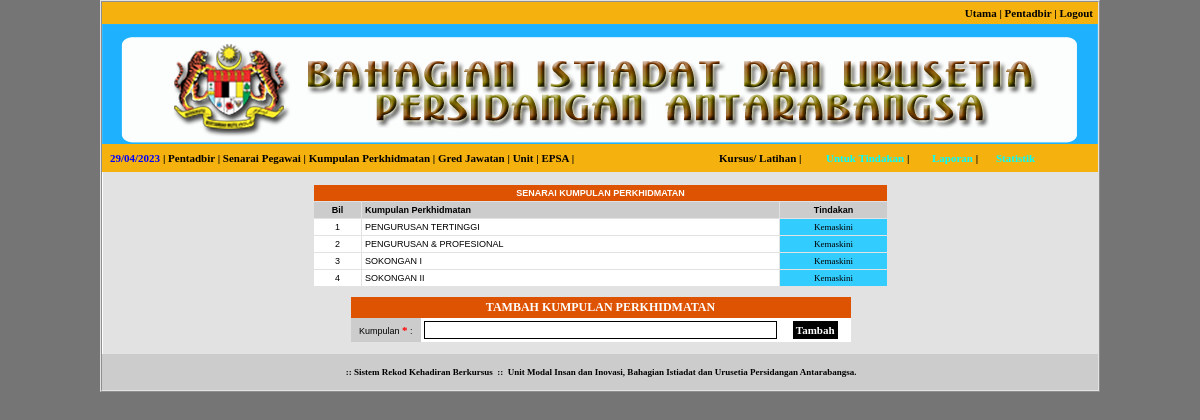
The app's page /admin/index.php?modul=kumpulan&menu=senarai (signed in) with its own data.
### tables this page shows
CREATE TABLE IF NOT EXISTS `kumpulan` (
  `pid` int(11) NOT NULL,
  `pids` varchar(32) NOT NULL,
  `pdelete` int(11) NOT NULL DEFAULT '1',
  `kumpulan` varchar(255) NOT NULL,
  PRIMARY KEY (`pids`),
  KEY `pids` (`pids`)
);

### inc/fungsi.php (called while the page is built, shortened)
<?php
function output1($str) {
	if(!get_magic_quotes_gpc()) {
		$str = stripslashes($str);
	}
	return $str;
}
?>

### tmp/admin/kumpulan_senarai.php (the view, shortened to what this page needs)
<table width="995" cellspacing="0" cellpadding="2" border="0">
    <tr>
        <td align="center" valign="top" bgcolor="#E2E2E2">
          <br />
          <table width="575" border="1" cellspacing="0" cellpadding="3" style="border-collapse: collapse">
            <tr class="text2">
              <td colspan="3" align="center" bgcolor="#DE5302">SENARAI KUMPULAN PERKHIDMATAN</td>
            </tr>
            <tr class="text1">
              <td width="41" align="center" bgcolor="#CCCCCC">Bil</td>
              <td width="411" align="left" bgcolor="#CCCCCC">Kumpulan Perkhidmatan</td>
              <td width="101" align="center" bgcolor="#CCCCCC">Tindakan</td>
            </tr>
            <?php
			$s = "SELECT * FROM kumpulan WHERE pdelete = 1 ORDER BY pid ASC";
			$d = mysql_query($s);
			while ($t = mysql_fetch_array($d)) {
				$n = $n + 1;
				?>
                <tr>
                  <td align="center"><?php echo $n; ?></td>
                  <td align="left"><?php echo output1($t['kumpulan']); ?></td>
                  <td align="center" bgcolor="#33CCFF"><a href="index.php?modul=kumpulan&menu=kemaskini&id=<?php echo $t['pids']; ?>">Kemaskini</a></td>
                </tr>
            <?php
			}
				?>
          </table>
            <br />
            <table width="500" border="0" cellpadding="3" style="border-collapse: collapse">
          	<form id="kumpulan" name="kumpulan" method="post" action="index.php?modul=kumpulan&amp;menu=tambah">
              <tr>
                <td colspan="3" align="center" bgcolor="#De5302" class="text2">TAMBAH KUMPULAN PERKHIDMATAN</td>
              </tr>
              <tr>
                <td width="78" align="center" bgcolor="#CCCCCC">Kumpulan <span class="text8">*</span> :</td>
                <td width="320" align="center"><input name="kumpulan" type="text" id="kumpulan" size="55" maxlength="255" class="input1" /></td>
                <td width="76" align="center">
				<input type="submit" name="Submit" id="Submit" value="Tambah" class="button" /></td>
              </tr>
          	</form>
            </table>
		<br /></td>
    </tr>
</table>

### files/latihan.css (style rules this page uses)
BODY { background: #757575; color: #000000; font-size: 11px; font-family: Tahoma, Verdana; }
A:link { color: #000000; text-decoration: none; font-family: Tahoma, Verdana; }
TABLE { font-size: 11px; font-family: Tahoma, Verdana; background: #FFFFFF; border-color: #E2E2E2; }
.text1 { font-family: Tahoma, Verdana; font-size: 11px; font-weight: bold; }
.text2 { font-family: Tahoma, Verdana; font-size: 12px; font-weight: bold; color: #FFFFFF; }
.text8 { font-family: Tahoma, Verdana; font-size: 11px; font-weight: bold; color: #FF0000; }
.input1 { font-family: Tahoma, Verdana; font-size: 11px; border: 1px solid black; text-transform: uppercase; background: white; padding: 2px; }
.button { color: #FFFFFF; font-family: Tahoma, Verdana; font-size: 11px; font-weight: bold; border: 1px solid black; background: #000000; padding: 2px; }

### records on screen
kumpulan: kumpulan "PENGURUSAN TERTINGGI"
kumpulan: kumpulan "PENGURUSAN & PROFESIONAL"
kumpulan: kumpulan "SOKONGAN I"
kumpulan: kumpulan "SOKONGAN II"
